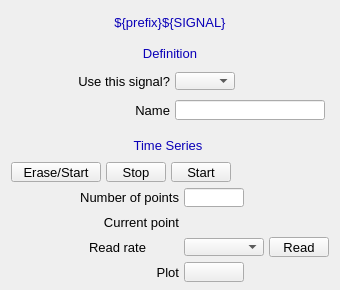
<?xml version="1.0" ?>
<ui version="4.0">
  <class>Dialog</class>
  <widget class="QWidget" name="screen">
    <property name="geometry">
      <rect>
        <x>768</x>
        <y>83</y>
        <width>340</width>
        <height>290</height>
      </rect>
    </property>
    <property name="styleSheet">
      <string notr="true">QWidget#screen {
  color: rgb(0, 0, 0);
  background-color: rgb(187, 187, 187);
  }</string>
    </property>
    <property name="windowTitle">
      <string>NDPluginTimeSeriesN</string>
    </property>
    <widget class="PyDMDrawingRectangle" name="rectangle">
      <property name="geometry">
        <rect>
          <x>117</x>
          <y>42</y>
          <width>107</width>
          <height>21</height>
        </rect>
      </property>
      <property name="brush" stdset="0">
        <brush brushstyle="SolidPattern">
          <color alpha="255">
            <red>218</red>
            <green>218</green>
            <blue>218</blue>
          </color>
        </brush>
      </property>
      <property name="penStyle" stdset="0">
        <enum>Qt::SolidLine</enum>
      </property>
      <property name="penColor" stdset="0">
        <color>
          <red>218</red>
          <green>218</green>
          <blue>218</blue>
        </color>
      </property>
      <property name="penWidth" stdset="0">
        <double>0</double>
      </property>
      <property name="penCapStyle" stdset="0">
        <enum>Qt::FlatCap</enum>
      </property>
      <property name="toolTip">
        <string>rectangle</string>
      </property>
    </widget>
    <widget class="PyDMDrawingRectangle" name="rectangle_1">
      <property name="geometry">
        <rect>
          <x>5</x>
          <y>40</y>
          <width>330</width>
          <height>85</height>
        </rect>
      </property>
      <property name="brush" stdset="0">
        <brush brushstyle="NoBrush">
          <color alpha="255">
            <red>0</red>
            <green>0</green>
            <blue>0</blue>
          </color>
        </brush>
      </property>
      <property name="penStyle" stdset="0">
        <enum>Qt::SolidLine</enum>
      </property>
      <property name="penColor" stdset="0">
        <color>
          <red>0</red>
          <green>0</green>
          <blue>0</blue>
        </color>
      </property>
      <property name="penWidth" stdset="0">
        <double>1</double>
      </property>
      <property name="penCapStyle" stdset="0">
        <enum>Qt::FlatCap</enum>
      </property>
      <property name="toolTip">
        <string>rectangle_1</string>
      </property>
    </widget>
    <widget class="PyDMDrawingRectangle" name="rectangle_2">
      <property name="geometry">
        <rect>
          <x>0</x>
          <y>9</y>
          <width>340</width>
          <height>26</height>
        </rect>
      </property>
      <property name="brush" stdset="0">
        <brush brushstyle="SolidPattern">
          <color alpha="255">
            <red>218</red>
            <green>218</green>
            <blue>218</blue>
          </color>
        </brush>
      </property>
      <property name="penStyle" stdset="0">
        <enum>Qt::SolidLine</enum>
      </property>
      <property name="penColor" stdset="0">
        <color>
          <red>218</red>
          <green>218</green>
          <blue>218</blue>
        </color>
      </property>
      <property name="penWidth" stdset="0">
        <double>0</double>
      </property>
      <property name="penCapStyle" stdset="0">
        <enum>Qt::FlatCap</enum>
      </property>
      <property name="toolTip">
        <string>rectangle_2</string>
      </property>
    </widget>
    <widget class="QLabel" name="text">
      <property name="geometry">
        <rect>
          <x>0</x>
          <y>10</y>
          <width>340</width>
          <height>25</height>
        </rect>
      </property>
      <property name="text">
        <string>${prefix}${SIGNAL}</string>
      </property>
      <property name="font" stdset="0">
        <font>
          <pointsize>10</pointsize>
        </font>
      </property>
      <property name="brush" stdset="0">
        <brush brushstyle="SolidPattern">
          <color alpha="255">
            <red>10</red>
            <green>0</green>
            <blue>184</blue>
          </color>
        </brush>
      </property>
      <property name="toolTip">
        <string>text</string>
      </property>
      <property name="alignment">
        <set>Qt::AlignCenter</set>
      </property>
      <property name="styleSheet">
        <string notr="true">QLabel#text {
  color: rgb(10, 0, 184);
  }</string>
      </property>
    </widget>
    <widget class="PyDMEnumComboBox" name="menu">
      <property name="geometry">
        <rect>
          <x>175</x>
          <y>72</y>
          <width>60</width>
          <height>18</height>
        </rect>
      </property>
      <property name="toolTip">
        <string>${prefix}${ROI}Use</string>
      </property>
      <property name="channel" stdset="0">
        <string>ca://${prefix}${ROI}Use</string>
      </property>
      <property name="font" stdset="0">
        <font>
          <pointsize>10</pointsize>
        </font>
      </property>
      <property name="styleSheet">
        <string notr="true">PyDMEnumComboBox#menu {
  color: rgb(0, 0, 0);
  background-color: rgb(115, 223, 255);
  }</string>
      </property>
    </widget>
    <widget class="PyDMLabel" name="text_update">
      <property name="geometry">
        <rect>
          <x>240</x>
          <y>72</y>
          <width>61</width>
          <height>18</height>
        </rect>
      </property>
      <property name="toolTip">
        <string>PV: ${prefix}${ROI}Use_RBV</string>
      </property>
      <property name="channel" stdset="0">
        <string>ca://${prefix}${ROI}Use_RBV</string>
      </property>
      <property name="displayFormat" stdset="0">
        <enum>PyDMLabel::String</enum>
      </property>
      <property name="font" stdset="0">
        <font>
          <pointsize>10</pointsize>
        </font>
      </property>
      <property name="alignment">
        <set>Qt::AlignCenter</set>
      </property>
      <property name="textInteractionFlags">
        <set>Qt::TextSelectableByKeyboard|Qt::TextSelectableByMouse</set>
      </property>
      <property name="styleSheet">
        <string notr="true">PyDMLabel#text_update {
  color: rgb(10, 0, 184);
  background-color: rgb(187, 187, 187);
  }</string>
      </property>
    </widget>
    <widget class="PyDMLineEdit" name="text_entry">
      <property name="geometry">
        <rect>
          <x>175</x>
          <y>100</y>
          <width>150</width>
          <height>20</height>
        </rect>
      </property>
      <property name="channel" stdset="0">
        <string>ca://${prefix}${ROI}Name</string>
      </property>
      <property name="toolTip">
        <string>${prefix}${ROI}Name</string>
      </property>
      <property name="font" stdset="0">
        <font>
          <pointsize>10</pointsize>
        </font>
      </property>
      <property name="styleSheet">
        <string notr="true">PyDMLineEdit#text_entry {
  color: rgb(0, 0, 0);
  background-color: rgb(115, 223, 255);
  border: 1px solid black;
  margin: 0px;
  padding: 0px;
  spacing: 0px;
  }</string>
      </property>
    </widget>
    <widget class="QLabel" name="text_1">
      <property name="geometry">
        <rect>
          <x>120</x>
          <y>43</y>
          <width>100</width>
          <height>20</height>
        </rect>
      </property>
      <property name="text">
        <string>Definition</string>
      </property>
      <property name="font" stdset="0">
        <font>
          <pointsize>10</pointsize>
        </font>
      </property>
      <property name="brush" stdset="0">
        <brush brushstyle="SolidPattern">
          <color alpha="255">
            <red>10</red>
            <green>0</green>
            <blue>184</blue>
          </color>
        </brush>
      </property>
      <property name="toolTip">
        <string>text_1</string>
      </property>
      <property name="alignment">
        <set>Qt::AlignCenter</set>
      </property>
      <property name="styleSheet">
        <string notr="true">QLabel#text_1 {
  color: rgb(10, 0, 184);
  }</string>
      </property>
    </widget>
    <widget class="QLabel" name="text_2">
      <property name="geometry">
        <rect>
          <x>10</x>
          <y>71</y>
          <width>160</width>
          <height>20</height>
        </rect>
      </property>
      <property name="text">
        <string>Use this signal?</string>
      </property>
      <property name="font" stdset="0">
        <font>
          <pointsize>10</pointsize>
        </font>
      </property>
      <property name="brush" stdset="0">
        <brush brushstyle="SolidPattern">
          <color alpha="255">
            <red>0</red>
            <green>0</green>
            <blue>0</blue>
          </color>
        </brush>
      </property>
      <property name="toolTip">
        <string>text_2</string>
      </property>
      <property name="alignment">
        <set>Qt::AlignRight|Qt::AlignTrailing|Qt::AlignVCenter</set>
      </property>
      <property name="styleSheet">
        <string notr="true">QLabel#text_2 {
  color: rgb(0, 0, 0);
  }</string>
      </property>
    </widget>
    <widget class="QLabel" name="text_3">
      <property name="geometry">
        <rect>
          <x>130</x>
          <y>100</y>
          <width>40</width>
          <height>20</height>
        </rect>
      </property>
      <property name="text">
        <string>Name</string>
      </property>
      <property name="font" stdset="0">
        <font>
          <pointsize>10</pointsize>
        </font>
      </property>
      <property name="brush" stdset="0">
        <brush brushstyle="SolidPattern">
          <color alpha="255">
            <red>0</red>
            <green>0</green>
            <blue>0</blue>
          </color>
        </brush>
      </property>
      <property name="toolTip">
        <string>text_3</string>
      </property>
      <property name="alignment">
        <set>Qt::AlignRight|Qt::AlignTrailing|Qt::AlignVCenter</set>
      </property>
      <property name="styleSheet">
        <string notr="true">QLabel#text_3 {
  color: rgb(0, 0, 0);
  }</string>
      </property>
    </widget>
    <widget class="PyDMDrawingRectangle" name="rectangle_3">
      <property name="geometry">
        <rect>
          <x>5</x>
          <y>130</y>
          <width>330</width>
          <height>155</height>
        </rect>
      </property>
      <property name="brush" stdset="0">
        <brush brushstyle="NoBrush">
          <color alpha="255">
            <red>0</red>
            <green>0</green>
            <blue>0</blue>
          </color>
        </brush>
      </property>
      <property name="penStyle" stdset="0">
        <enum>Qt::SolidLine</enum>
      </property>
      <property name="penColor" stdset="0">
        <color>
          <red>0</red>
          <green>0</green>
          <blue>0</blue>
        </color>
      </property>
      <property name="penWidth" stdset="0">
        <double>1</double>
      </property>
      <property name="penCapStyle" stdset="0">
        <enum>Qt::FlatCap</enum>
      </property>
      <property name="toolTip">
        <string>rectangle_3</string>
      </property>
    </widget>
    <widget class="PyDMDrawingRectangle" name="rectangle_4">
      <property name="geometry">
        <rect>
          <x>108</x>
          <y>135</y>
          <width>120</width>
          <height>21</height>
        </rect>
      </property>
      <property name="brush" stdset="0">
        <brush brushstyle="SolidPattern">
          <color alpha="255">
            <red>218</red>
            <green>218</green>
            <blue>218</blue>
          </color>
        </brush>
      </property>
      <property name="penStyle" stdset="0">
        <enum>Qt::SolidLine</enum>
      </property>
      <property name="penColor" stdset="0">
        <color>
          <red>218</red>
          <green>218</green>
          <blue>218</blue>
        </color>
      </property>
      <property name="penWidth" stdset="0">
        <double>0</double>
      </property>
      <property name="penCapStyle" stdset="0">
        <enum>Qt::FlatCap</enum>
      </property>
      <property name="toolTip">
        <string>rectangle_4</string>
      </property>
    </widget>
    <widget class="QLabel" name="text_4">
      <property name="geometry">
        <rect>
          <x>113</x>
          <y>135</y>
          <width>110</width>
          <height>20</height>
        </rect>
      </property>
      <property name="text">
        <string>Time Series</string>
      </property>
      <property name="font" stdset="0">
        <font>
          <pointsize>10</pointsize>
        </font>
      </property>
      <property name="brush" stdset="0">
        <brush brushstyle="SolidPattern">
          <color alpha="255">
            <red>10</red>
            <green>0</green>
            <blue>184</blue>
          </color>
        </brush>
      </property>
      <property name="toolTip">
        <string>text_4</string>
      </property>
      <property name="alignment">
        <set>Qt::AlignCenter</set>
      </property>
      <property name="styleSheet">
        <string notr="true">QLabel#text_4 {
  color: rgb(10, 0, 184);
  }</string>
      </property>
    </widget>
    <widget class="QLabel" name="text_5">
      <property name="geometry">
        <rect>
          <x>49</x>
          <y>212</y>
          <width>130</width>
          <height>20</height>
        </rect>
      </property>
      <property name="text">
        <string>Current point</string>
      </property>
      <property name="font" stdset="0">
        <font>
          <pointsize>10</pointsize>
        </font>
      </property>
      <property name="brush" stdset="0">
        <brush brushstyle="SolidPattern">
          <color alpha="255">
            <red>0</red>
            <green>0</green>
            <blue>0</blue>
          </color>
        </brush>
      </property>
      <property name="toolTip">
        <string>text_5</string>
      </property>
      <property name="alignment">
        <set>Qt::AlignRight|Qt::AlignTrailing|Qt::AlignVCenter</set>
      </property>
      <property name="styleSheet">
        <string notr="true">QLabel#text_5 {
  color: rgb(0, 0, 0);
  }</string>
      </property>
    </widget>
    <widget class="PyDMLabel" name="text_update_1">
      <property name="geometry">
        <rect>
          <x>184</x>
          <y>213</y>
          <width>90</width>
          <height>18</height>
        </rect>
      </property>
      <property name="toolTip">
        <string>PV: ${prefix}TSCurrentPoint</string>
      </property>
      <property name="channel" stdset="0">
        <string>ca://${prefix}TSCurrentPoint</string>
      </property>
      <property name="font" stdset="0">
        <font>
          <pointsize>10</pointsize>
        </font>
      </property>
      <property name="alignment">
        <set>Qt::AlignLeading|Qt::AlignLeft|Qt::AlignVCenter</set>
      </property>
      <property name="textInteractionFlags">
        <set>Qt::TextSelectableByKeyboard|Qt::TextSelectableByMouse</set>
      </property>
      <property name="styleSheet">
        <string notr="true">PyDMLabel#text_update_1 {
  color: rgb(10, 0, 184);
  background-color: rgb(187, 187, 187);
  }</string>
      </property>
    </widget>
    <widget class="PyDMEnumComboBox" name="menu_1">
      <property name="geometry">
        <rect>
          <x>184</x>
          <y>238</y>
          <width>80</width>
          <height>18</height>
        </rect>
      </property>
      <property name="toolTip">
        <string>${prefix}TSRead.SCAN</string>
      </property>
      <property name="channel" stdset="0">
        <string>ca://${prefix}TSRead.SCAN</string>
      </property>
      <property name="font" stdset="0">
        <font>
          <pointsize>10</pointsize>
        </font>
      </property>
      <property name="styleSheet">
        <string notr="true">PyDMEnumComboBox#menu_1 {
  color: rgb(0, 0, 0);
  background-color: rgb(115, 223, 255);
  }</string>
      </property>
    </widget>
    <widget class="PyDMPushButton" name="message_button">
      <property name="geometry">
        <rect>
          <x>269</x>
          <y>237</y>
          <width>60</width>
          <height>20</height>
        </rect>
      </property>
      <property name="text">
        <string>Read</string>
      </property>
      <property name="font" stdset="0">
        <font>
          <pointsize>10</pointsize>
        </font>
      </property>
      <property name="toolTip">
        <string>${prefix}TSControl</string>
      </property>
      <property name="channel" stdset="0">
        <string>ca://${prefix}TSControl</string>
      </property>
      <property name="pressValue" stdset="0">
        <string>3</string>
      </property>
      <property name="styleSheet">
        <string notr="true">PyDMPushButton#message_button {
  color: rgb(0, 0, 0);
  background-color: rgb(115, 223, 255);
  }</string>
      </property>
    </widget>
    <widget class="QLabel" name="text_6">
      <property name="geometry">
        <rect>
          <x>89</x>
          <y>237</y>
          <width>90</width>
          <height>20</height>
        </rect>
      </property>
      <property name="text">
        <string>Read rate</string>
      </property>
      <property name="font" stdset="0">
        <font>
          <pointsize>10</pointsize>
        </font>
      </property>
      <property name="brush" stdset="0">
        <brush brushstyle="SolidPattern">
          <color alpha="255">
            <red>0</red>
            <green>0</green>
            <blue>0</blue>
          </color>
        </brush>
      </property>
      <property name="toolTip">
        <string>text_6</string>
      </property>
      <property name="alignment">
        <set>Qt::AlignLeading|Qt::AlignLeft|Qt::AlignVCenter</set>
      </property>
      <property name="styleSheet">
        <string notr="true">QLabel#text_6 {
  color: rgb(0, 0, 0);
  }</string>
      </property>
    </widget>
    <widget class="PyDMPushButton" name="message_button_1">
      <property name="geometry">
        <rect>
          <x>11</x>
          <y>162</y>
          <width>90</width>
          <height>20</height>
        </rect>
      </property>
      <property name="text">
        <string>Erase/Start</string>
      </property>
      <property name="font" stdset="0">
        <font>
          <pointsize>10</pointsize>
        </font>
      </property>
      <property name="toolTip">
        <string>${prefix}TSControl</string>
      </property>
      <property name="channel" stdset="0">
        <string>ca://${prefix}TSControl</string>
      </property>
      <property name="pressValue" stdset="0">
        <string>0</string>
      </property>
      <property name="styleSheet">
        <string notr="true">PyDMPushButton#message_button_1 {
  color: rgb(0, 0, 0);
  background-color: rgb(115, 223, 255);
  }</string>
      </property>
    </widget>
    <widget class="PyDMPushButton" name="message_button_2">
      <property name="geometry">
        <rect>
          <x>106</x>
          <y>162</y>
          <width>60</width>
          <height>20</height>
        </rect>
      </property>
      <property name="text">
        <string>Stop</string>
      </property>
      <property name="font" stdset="0">
        <font>
          <pointsize>10</pointsize>
        </font>
      </property>
      <property name="toolTip">
        <string>${prefix}TSControl</string>
      </property>
      <property name="channel" stdset="0">
        <string>ca://${prefix}TSControl</string>
      </property>
      <property name="pressValue" stdset="0">
        <string>2</string>
      </property>
      <property name="styleSheet">
        <string notr="true">PyDMPushButton#message_button_2 {
  color: rgb(0, 0, 0);
  background-color: rgb(115, 223, 255);
  }</string>
      </property>
    </widget>
    <widget class="PyDMPushButton" name="message_button_3">
      <property name="geometry">
        <rect>
          <x>171</x>
          <y>162</y>
          <width>60</width>
          <height>20</height>
        </rect>
      </property>
      <property name="text">
        <string>Start</string>
      </property>
      <property name="font" stdset="0">
        <font>
          <pointsize>10</pointsize>
        </font>
      </property>
      <property name="toolTip">
        <string>${prefix}TSControl</string>
      </property>
      <property name="channel" stdset="0">
        <string>ca://${prefix}TSControl</string>
      </property>
      <property name="pressValue" stdset="0">
        <string>1</string>
      </property>
      <property name="styleSheet">
        <string notr="true">PyDMPushButton#message_button_3 {
  color: rgb(0, 0, 0);
  background-color: rgb(115, 223, 255);
  }</string>
      </property>
    </widget>
    <widget class="PyDMLabel" name="text_update_2">
      <property name="geometry">
        <rect>
          <x>236</x>
          <y>163</y>
          <width>90</width>
          <height>18</height>
        </rect>
      </property>
      <property name="toolTip">
        <string>PV: ${prefix}TSAcquiring</string>
      </property>
      <property name="channel" stdset="0">
        <string>ca://${prefix}TSAcquiring</string>
      </property>
      <property name="displayFormat" stdset="0">
        <enum>PyDMLabel::String</enum>
      </property>
      <property name="font" stdset="0">
        <font>
          <pointsize>10</pointsize>
        </font>
      </property>
      <property name="alignment">
        <set>Qt::AlignLeading|Qt::AlignLeft|Qt::AlignVCenter</set>
      </property>
      <property name="textInteractionFlags">
        <set>Qt::TextSelectableByKeyboard|Qt::TextSelectableByMouse</set>
      </property>
      <property name="styleSheet">
        <string notr="true">PyDMLabel#text_update_2 {
  color: rgb(10, 0, 184);
  background-color: rgb(70, 70, 70);
  }</string>
      </property>
    </widget>
    <widget class="PyDMLineEdit" name="text_entry_1">
      <property name="geometry">
        <rect>
          <x>184</x>
          <y>188</y>
          <width>60</width>
          <height>19</height>
        </rect>
      </property>
      <property name="channel" stdset="0">
        <string>ca://${prefix}TSNumPoints</string>
      </property>
      <property name="toolTip">
        <string>${prefix}TSNumPoints</string>
      </property>
      <property name="font" stdset="0">
        <font>
          <pointsize>10</pointsize>
        </font>
      </property>
      <property name="styleSheet">
        <string notr="true">PyDMLineEdit#text_entry_1 {
  color: rgb(0, 0, 0);
  background-color: rgb(115, 223, 255);
  border: 1px solid black;
  margin: 0px;
  padding: 0px;
  spacing: 0px;
  }</string>
      </property>
    </widget>
    <widget class="QLabel" name="text_7">
      <property name="geometry">
        <rect>
          <x>19</x>
          <y>187</y>
          <width>160</width>
          <height>20</height>
        </rect>
      </property>
      <property name="text">
        <string>Number of points</string>
      </property>
      <property name="font" stdset="0">
        <font>
          <pointsize>10</pointsize>
        </font>
      </property>
      <property name="brush" stdset="0">
        <brush brushstyle="SolidPattern">
          <color alpha="255">
            <red>0</red>
            <green>0</green>
            <blue>0</blue>
          </color>
        </brush>
      </property>
      <property name="toolTip">
        <string>text_7</string>
      </property>
      <property name="alignment">
        <set>Qt::AlignRight|Qt::AlignTrailing|Qt::AlignVCenter</set>
      </property>
      <property name="styleSheet">
        <string notr="true">QLabel#text_7 {
  color: rgb(0, 0, 0);
  }</string>
      </property>
    </widget>
    <widget class="QLabel" name="text_8">
      <property name="geometry">
        <rect>
          <x>139</x>
          <y>262</y>
          <width>40</width>
          <height>20</height>
        </rect>
      </property>
      <property name="text">
        <string>Plot</string>
      </property>
      <property name="font" stdset="0">
        <font>
          <pointsize>10</pointsize>
        </font>
      </property>
      <property name="brush" stdset="0">
        <brush brushstyle="SolidPattern">
          <color alpha="255">
            <red>0</red>
            <green>0</green>
            <blue>0</blue>
          </color>
        </brush>
      </property>
      <property name="toolTip">
        <string>text_8</string>
      </property>
      <property name="alignment">
        <set>Qt::AlignRight|Qt::AlignTrailing|Qt::AlignVCenter</set>
      </property>
      <property name="styleSheet">
        <string notr="true">QLabel#text_8 {
  color: rgb(0, 0, 0);
  }</string>
      </property>
    </widget>
    <widget class="PyDMRelatedDisplayButton" name="related_display">
      <property name="geometry">
        <rect>
          <x>184</x>
          <y>262</y>
          <width>60</width>
          <height>20</height>
        </rect>
      </property>
      <property name="showIcon" stdset="0">
        <bool>true</bool>
      </property>
      <property name="font" stdset="0">
        <font>
          <pointsize>10</pointsize>
        </font>
      </property>
      <property name="styleSheet">
        <string notr="true">PyDMRelatedDisplayButton#related_display {
  color: rgb(0, 0, 0);
  background-color: rgb(115, 223, 255);
  }</string>
      </property>
      <property name="titles" stdset="0">
        <stringlist>
          <string>Time series minimum</string>
          <string>Time series maximum</string>
          <string>Time series mean</string>
          <string>Time series total</string>
          <string>Time series net</string>
        </stringlist>
      </property>
      <property name="filenames" stdset="0">
        <stringlist>
          <string>TimeSeries_V39.ui</string>
          <string>TimeSeries_V39.ui</string>
          <string>TimeSeries_V39.ui</string>
          <string>TimeSeries_V39.ui</string>
          <string>TimeSeries_V39.ui</string>
        </stringlist>
      </property>
      <property name="macros" stdset="0">
        <stringlist>
          <string>P=${P},R=${R},PLT=${ROI}TSMinValue</string>
          <string>P=${P},R=${R},PLT=${ROI}TSMaxValue</string>
          <string>P=${P},R=${R},PLT=${ROI}TSMeanValue</string>
          <string>P=${P},R=${R},PLT=${ROI}TSTotal</string>
          <string>P=${P},R=${R},PLT=${ROI}TSNet</string>
        </stringlist>
      </property>
      <property name="openInNewWindow" stdset="0">
        <bool>true</bool>
      </property>
    </widget>
  </widget>
  <customwidgets>
    <customwidget>
      <class>PyDMDrawingRectangle</class>
      <extends>QWidget</extends>
      <header>pydm.widgets.drawing</header>
    </customwidget>
    <customwidget>
      <class>PyDMLabel</class>
      <extends>QLabel</extends>
      <header>pydm.widgets.label</header>
    </customwidget>
    <customwidget>
      <class>PyDMEnumComboBox</class>
      <extends>QComboBox</extends>
      <header>pydm.widgets.enum_combo_box</header>
    </customwidget>
    <customwidget>
      <class>PyDMLineEdit</class>
      <extends>QLineEdit</extends>
      <header>pydm.widgets.line_edit</header>
    </customwidget>
    <customwidget>
      <class>PyDMPushButton</class>
      <extends>QPushButton</extends>
      <header>pydm.widgets.pushbutton</header>
    </customwidget>
    <customwidget>
      <class>PyDMRelatedDisplayButton</class>
      <extends>QPushButton</extends>
      <header>pydm.widgets.related_display_button</header>
    </customwidget>
  </customwidgets>
</ui>
